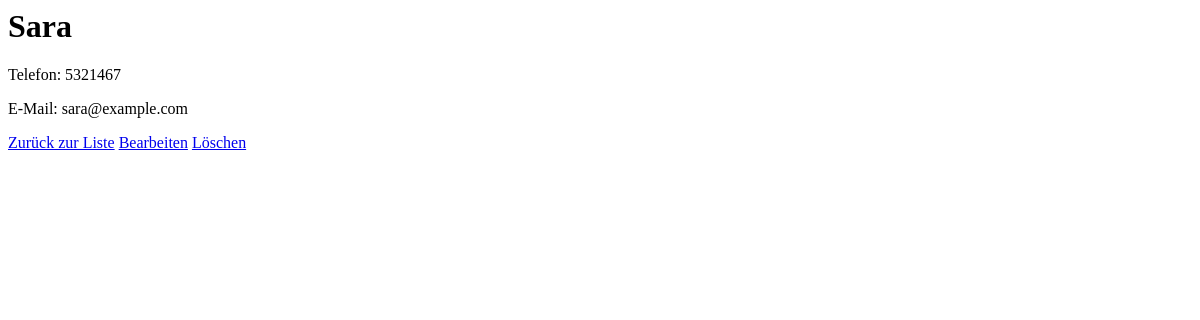
/contacts/contacts/12/, run on an earlier commit of the app's database.
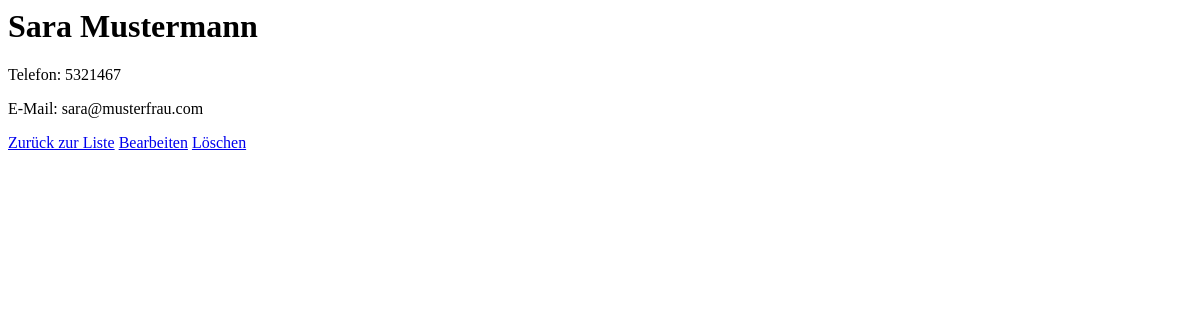
And on a later commit of the database.
### contacts/models.py (models this page shows, shortened)
class Contact(models.Model):
    name = models.CharField(max_length=100)
    phone = models.CharField(max_length=20)
    email = models.EmailField()

### contacts/views.py (the view)
# urls.py: path('contacts/<int:contact_id>/', views.contact_detail, name='contact_detail'),  # Details eines Kontakts
def contact_detail(request, contact_id):
    contact = get_object_or_404(Contact, id=contact_id)
    return render(request, 'contacts/contact_detail.html', {'contact': contact})

### contacts/templates/contacts/contact_detail.html
<h1>{{ contact.name }}</h1>
<p>Telefon: {{ contact.phone }}</p>
<p>E-Mail: {{ contact.email }}</p>
<a href="{% url 'contact_list' %}">Zurück zur Liste</a>
<a href="{% url 'contact_edit' contact.id %}">Bearbeiten</a>
<a href="{% url 'delete_contact' contact.id %}">Löschen</a>

What changed in the data, as far as the page shows it:
changed Contact: name "Sara" → "Sara Mustermann"; email "sara@example.com" → "sara@musterfrau.com"
